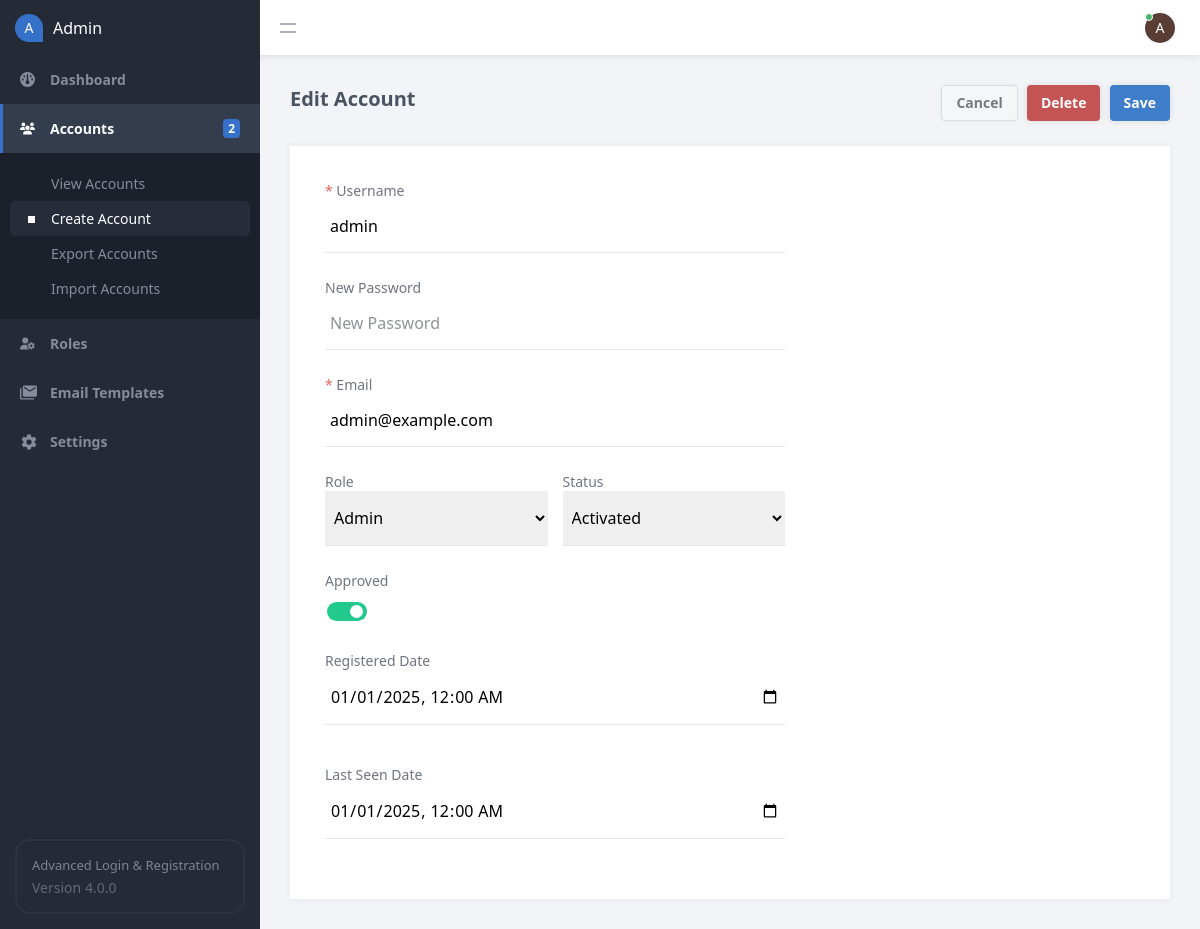
Page /admin/account.php?id=1 (signed in) on the committed database.
### tables this page shows
CREATE TABLE IF NOT EXISTS `accounts` (
  `id` int(11) NOT NULL AUTO_INCREMENT,
  `username` varchar(50) NOT NULL,
  `password` varchar(255) NOT NULL,
  `email` varchar(100) NOT NULL,
  `role` varchar(50) NOT NULL DEFAULT 'Member',
  `approved` tinyint(1) NOT NULL DEFAULT 1,
  `activation_code` varchar(255) DEFAULT NULL,
  `remember_me_code` varchar(255) DEFAULT NULL,
  `reset_code` varchar(255) DEFAULT NULL,
  `last_seen` datetime NOT NULL,
  `registered` datetime NOT NULL,
  PRIMARY KEY (`id`)
);

### admin/account.php (the view, shortened to what this page needs)
<?php
include 'main.php';
$account = [
    'username' => '',
    'password' => '',
    'email' => '',
    'activation_code' => 'activated',
    'remember_me_code' => null,
    'role' => 'Member',
    'approved' => 1,
    'registered' => date('Y-m-d\TH:i'),
    'last_seen' => date('Y-m-d\TH:i')
];
if (isset($_GET['id'])) {
    $stmt = $con->prepare('SELECT username, password, email, activation_code, remember_me_code, role, registered, last_seen, approved FROM accounts WHERE id = ?');
    $stmt->bind_param('i', $_GET['id']);
    $stmt->execute();
    $stmt->bind_result($account['username'], $account['password'], $account['email'], $account['activation_code'], $account['rememberme'], $account['role'], $account['registered'], $account['last_seen'], $account['approved']);
    $page = 'Edit';
}
?>
<?=template_admin_header($page . ' Account', 'accounts', 'manage')?>
<form method="post" enctype="multipart/form-data">
    <div class="content-title responsive-flex-wrap responsive-pad-bot-3">
        <h2><?=$page?> Account</h2>
        <div class="btns">
            <a href="accounts.php" class="btn alt mar-right-1">Cancel</a>
            <?php if ($page == 'Edit'): ?>
            <input type="submit" name="delete" value="Delete" class="btn red mar-right-1" onclick="return confirm('Are you sure you want to delete this account?')">
            <?php endif; ?>
            <input type="submit" name="submit" value="Save" class="btn">
        </div>
    </div>
    <div class="content-block">
        <div class="form responsive-width-100">
            <label for="username"><span class="required">*</span> Username</label>
            <input type="text" id="username" name="username" placeholder="Username" value="<?=$account['username']?>" required>
            <label for="password"><?=$page == 'Edit' ? 'New ' : '<span class="required">*</span> '?>Password</label>
            <input type="password" id="password" name="password" placeholder="<?=$page == 'Edit' ? 'New ' : ''?>Password" autocomplete="new-password" value=""<?=$page == 'Edit' ? '' : ' required'?>>
            <label for="email"><span class="required">*</span> Email</label>
            <input type="text" id="email" name="email" placeholder="Email" value="<?=$account['email']?>" required>
            <div class="group">
                <div class="item">
                    <label for="role">Role</label>
                    <select id="role" name="role">
                        <?php foreach ($roles_list as $role): ?>
                        <option value="<?=$role?>"<?=$role==$account['role']?' selected':''?>><?=$role?></option>
                        <?php endforeach; ?>
                    </select>
                </div>
                <div class="item">
                    <label for="activation_status">Status</label>
                    <select id="activation_status" name="activation_status">
                        <option value="activated"<?=$account['activation_code']=='activated'?' selected':''?>>Activated</option>
                    </select>
                </div>
            </div>
            <label for="approved">Approved</label>
            <label for="approved" class="switch">
                <span class="slider round"></span>
            </label>
            <div class="group mar-top-1">
                <div class="item">
                    <label for="registered">Registered Date</label>
                    <input id="registered" type="datetime-local" name="registered" value="<?=date('Y-m-d\TH:i', strtotime($account['registered']))?>" required>
                </div>
                <div class="item">
                    <label for="last_seen">Last Seen Date</label>
                    <input id="last_seen" type="datetime-local" name="last_seen" value="<?=date('Y-m-d\TH:i', strtotime($account['last_seen']))?>" required>
                </div>
            </div>
        </div>
    </div>
</form>
<?=template_admin_footer()?>

### admin/admin.css (style rules this page uses)
* { box-sizing: border-box; font-family: system-ui, "Segoe UI", Roboto, Helvetica, Arial, sans-serif, "Apple Color Emoji", "Segoe UI Emoji", "Segoe UI Symbol"; font-size: 16px; }
html { height: 100%; }
body { position: relative; min-height: 100%; color: #515355; background-color: #f3f4f7; margin: 0; }
h1, h2, h3, h4, h5 { color: #4a5361; margin: 0; padding: 0; }
main h2 { font-size: 20px; padding-bottom: 5px; font-weight: 600; }
main .content-title { display: flex; flex-flow: wrap; gap: 15px; }
main .content-title h2 { white-space: nowrap; flex: 1; }
main .content-title .btn { height: 36px; }
main .content-block { background-color: #fff; margin-top: 25px; padding: 15px; box-shadow: 0px 0px 6px 1px rgba(45, 54, 68, 0.05); overflow: hidden; }
.form { display: flex; flex-flow: column; width: 500px; padding: 20px; }
.form input[type=text], .form input[type=password], .form input[type=datetime-local], .form input[type=email], .form input[type=number], .form input[type=file], .form textarea, .form select { width: 100%; padding: 15px 5px; margin-bottom: 25px; border: 0; border-bottom: 1px solid #e4e6ed; }
.form input[type=text]::placeholder, .form input[type=password]::placeholder, .form input[type=datetime-local]::placeholder, .form input[type=email]::placeholder, .form input[type=number]::placeholder, .form input[type=file]::placeholder, .form textarea::placeholder, .form select::placeholder { color: #909395; }
.form label { position: relative; display: block; font-weight: 500; font-size: 14px; color: #6e7581; }
.form label .required { font-size: 14px; font-style: normal; color: #e26060; }
.form .group { display: flex; flex-flow: wrap; gap: 15px; }
.form .group .item { flex: 1; }
.form .switch { position: relative; display: inline-block; height: 19px; margin: 12px 0 25px 2px; }
.form .switch .slider { position: absolute; cursor: pointer; width: 40px; top: 0; left: 0; right: 0; bottom: 0; background-color: #e7e9ef; transition: 0.4s; }
.form .switch .slider:before { position: absolute; content: ""; height: 13px; width: 13px; left: 4px; bottom: 3px; background-color: white; transition: 0.4s; }
.form .switch input:checked + .slider { background-color: #23c98c; }
.form .switch input:checked + .slider:before { transform: translateX(19px); }
.form .switch .slider.round { border-radius: 20px; }
.form .switch .slider.round:before { border-radius: 50%; }
.btn { display: inline-flex; align-items: center; justify-content: center; text-decoration: none; appearance: none; cursor: pointer; border: 0; background: #3d7dca; color: #FFFFFF; padding: 0 14px; font-size: 14px; line-height: 14px; font-weight: 600; border-radius: 4px; height: 38px; box-shadow: 0px 0px 6px 1px rgba(45, 54, 68, 0.1); }
.btn.red { background: #c45353; }
.btn.alt { color: #75797e; border: 1px solid #d5e0e4; box-shadow: 0px 0px 3px 1px rgba(0, 0, 0, 0.03); background: #f4f7f8; }
.mar-top-1 { margin-top: 5px; }
.mar-right-1 { margin-right: 5px; }

### rows in the picture
accounts: username "admin", email "admin@example.com", role "Admin", activation_status "Activated", registered "01/01/2025 00:00", last_seen "01/01/2025 00:00"

### other values in the picture
$accounts_total "2"
substr($_SESSION['account_name'], 0, 1) "A"
$page "Edit"
